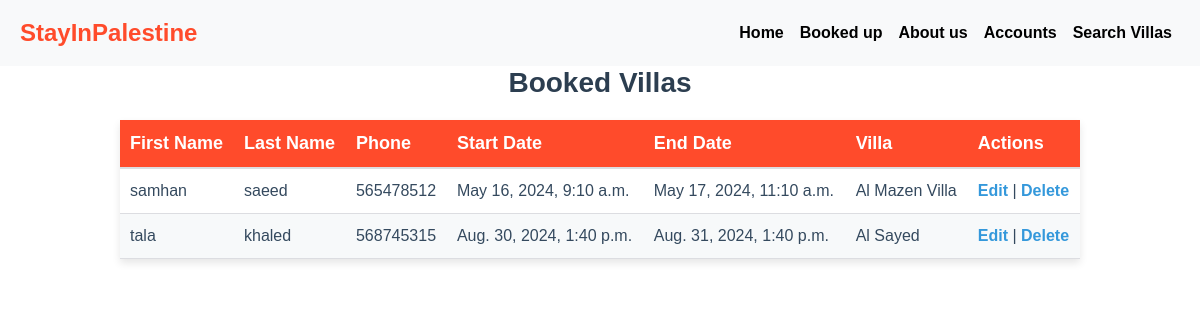
Before: /booked with the older database file.
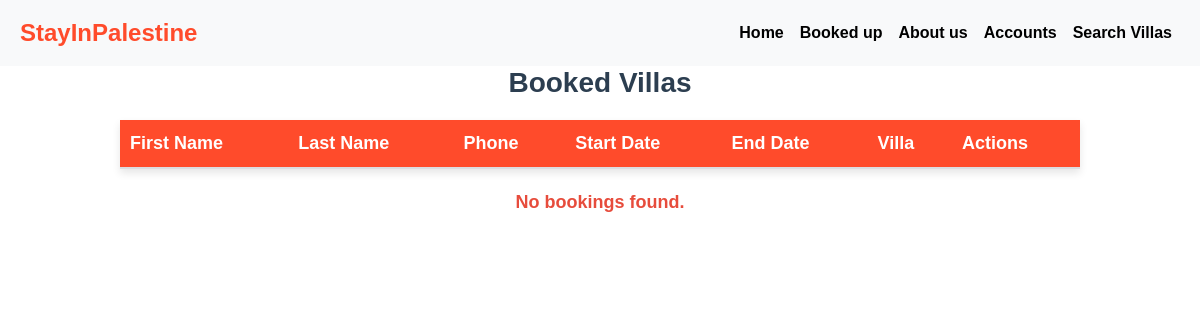
After: the same page with the newer database file.
### group/models.py (models this page shows, shortened)
class booking(models.Model):
    First_name = models.CharField(max_length=30)
    Last_name = models.CharField(max_length=30)
    phone = models.IntegerField()
    date_start = models.DateTimeField()
    date_end = models.DateTimeField()
    villas_id = models.ForeignKey(villas, on_delete=models.CASCADE)

class villas(models.Model):
    image = models.ImageField(upload_to='img')
    name = models.CharField(max_length=30)
    desc = models.TextField()
    rooms = models.IntegerField()
    status = models.CharField(max_length=20)
    location = models.CharField(max_length=30)
    price = models.IntegerField()
    user_id = models.ForeignKey(user, on_delete=models.CASCADE)

### group/views.py (the view)
# urls.py: path('booked',views.booked,name='booked'),
def booked(request):
    First_name = request.session.get('First_name')
    Last_name = request.session.get('Last_name')
    if First_name and Last_name:
        user_name = f"{First_name} {Last_name}"
    else:
        user_name = None
    booked_up = booking.objects.all()
    return render(request, 'booked.html', {'booked_up': booked_up ,'user_name': user_name})

### group/templates/booked.html (shortened to what this page needs)
<!DOCTYPE html>
<html lang="en">
<head>
    {% load static %}
    <link href="https://stackpath.bootstrapcdn.com/bootstrap/4.5.2/css/bootstrap.min.css" rel="stylesheet">
    <link rel="stylesheet" href="{% static 'css/booked.css' %}">
</head>
<body>
        <nav class="navbar navbar-expand-lg bg-light">
            <a class="navbar-brand" href="{% url 'index' %}">StayInPalestine</a>
            <div class="collapse navbar-collapse" id="navbarNav">
                <ul class="navbar-nav ml-auto">
                    <li class="nav-item">
                        <a class="nav-link" href="{% url 'index' %}">Home</a>
                    </li>
                    <li class="nav-item">
                        <a class="nav-link" href="{% url 'booked' %}">Booked up</a>
                    </li>
                    <li class="nav-item">
                        <a class="nav-link" href="{% url 'about' %}">About us</a>
                    </li>
                        {% if user_name %}
                        <a class="nav-link" href="{% url 'logout' %}">Logout</a>
                    {% else %}
                    <li class="nav-item">
                        <a class="nav-link" href="{% url 'login' %}">Accounts</a>
                        {% endif %}
                    </li>
                    <li class="nav-item">
                        <a class="nav-link" href="{% url 'villas' %}">Search Villas</a>
                    </li>
                </ul>
            </div>
        </nav>
        <h2>Booked Villas</h2>
        <table>
            <thead>
                <tr>
                    <th>First Name</th>
                    <th>Last Name</th>
                    <th>Phone</th>
                    <th>Start Date</th>
                    <th>End Date</th>
                    <th>Villa</th>
                    <th>Actions</th>
                </tr>
            </thead>
            <tbody>
                {% for booking in booked_up %}
                <tr>
                    <td>{{ booking.First_name }}</td>
                    <td>{{ booking.Last_name }}</td>
                    <td>{{ booking.phone }}</td>
                    <td>{{ booking.date_start }}</td>
                    <td>{{ booking.date_end }}</td>
                    <td>{{ booking.villas_id.name }}</td>
                    <td>
                        <a href="{% url 'edit_booking' booking.id %}">Edit</a> |
                        <a href="{% url 'delete_booking' booking.id %}" onclick="return confirm('Are you sure you want to delete this booking?');">Delete</a>
                    </td>
                </tr>
                {% endfor %}
            </tbody>
        </table>
{% if booked_up %}
    <table>
    </table>
{% else %}
    <p>No bookings found.</p>
{% endif %}
</body>
</html>

### group/static/css/booked.css (style rules this page uses)
* { margin: 0; padding: 0; box-sizing: border-box; font-family: 'Arial', sans-serif; }
.navbar { background: #ad184c; width: 100%; left: 0; right: 0; top: 0; z-index: 10; padding: 10px 20px; }
.navbar-brand { color: #ff4b2b !important; font-weight: bold; font-size: x-large; }
.navbar-nav .nav-link { color: black !important; font-weight: bold!important; }
h2 { text-align: center; color: #2c3e50; margin-bottom: 20px; font-size: 28px; font-weight: bold; }
table { width: 80%; margin: 0 auto; border-collapse: collapse; box-shadow: 0 4px 8px rgba(0, 0, 0, 0.1); }
thead th { background-color: #ff4b2b; color: #ffffff; padding: 10px; text-align: left; font-size: 18px; border-bottom: 2px solid #dcdde1; }
p { text-align: center; color: #e74c3c; font-size: 18px; font-weight: bold; margin-top: 20px; }

Changed rows visible on the page:
removed booking: First_name "samhan", Last_name "saeed", phone "565478512", date_start "May 16, 2024, 9:10 a.m.", date_end "May 17, 2024, 11:10 a.m.", villas_id.name "Al Mazen Villa"
removed booking: First_name "tala", Last_name "khaled", phone "568745315", date_start "Aug. 30, 2024, 1:40 p.m.", date_end "Aug. 31, 2024, 1:40 p.m.", villas_id.name "Al Sayed"
Other visible differences:
text now shown: "No bookings found."
